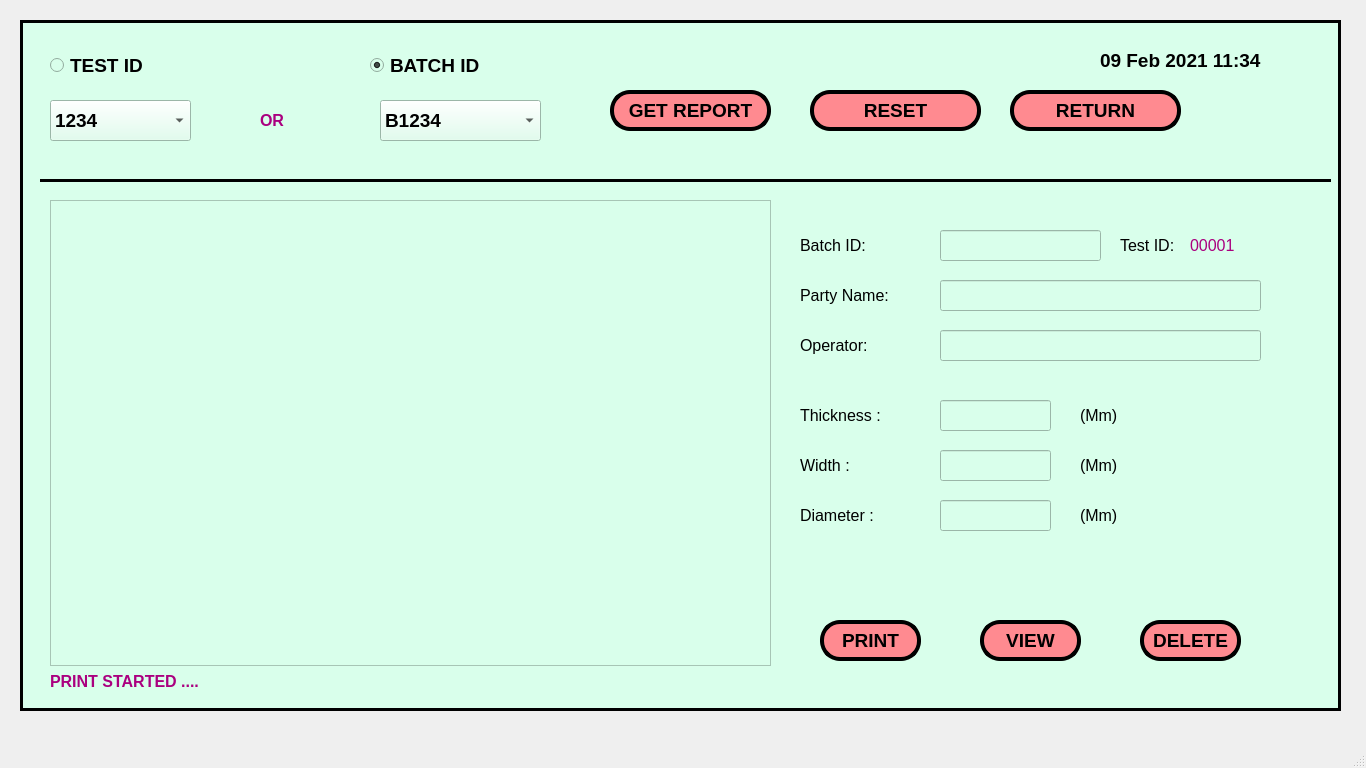
<?xml version="1.0" encoding="UTF-8"?>
<ui version="4.0">
 <class>MainWindow</class>
 <widget class="QMainWindow" name="MainWindow">
  <property name="geometry">
   <rect>
    <x>0</x>
    <y>0</y>
    <width>1366</width>
    <height>768</height>
   </rect>
  </property>
  <property name="windowTitle">
   <string>MainWindow</string>
  </property>
  <widget class="QWidget" name="centralwidget">
   <widget class="QFrame" name="frame_2">
    <property name="geometry">
     <rect>
      <x>20</x>
      <y>20</y>
      <width>1321</width>
      <height>691</height>
     </rect>
    </property>
    <property name="styleSheet">
     <string notr="true">background-color: rgb(217, 255, 235);</string>
    </property>
    <property name="frameShape">
     <enum>QFrame::Box</enum>
    </property>
    <property name="frameShadow">
     <enum>QFrame::Plain</enum>
    </property>
    <property name="lineWidth">
     <number>3</number>
    </property>
    <widget class="QLabel" name="label_9">
     <property name="geometry">
      <rect>
       <x>1080</x>
       <y>20</y>
       <width>211</width>
       <height>41</height>
      </rect>
     </property>
     <property name="font">
      <font>
       <family>Arial</family>
       <pointsize>14</pointsize>
       <weight>75</weight>
       <bold>true</bold>
      </font>
     </property>
     <property name="text">
      <string>09 Feb 2021 11:34</string>
     </property>
    </widget>
    <widget class="QPushButton" name="pushButton_9">
     <property name="geometry">
      <rect>
       <x>590</x>
       <y>70</y>
       <width>161</width>
       <height>41</height>
      </rect>
     </property>
     <property name="font">
      <font>
       <family>Arial</family>
       <pointsize>14</pointsize>
       <weight>75</weight>
       <bold>true</bold>
      </font>
     </property>
     <property name="styleSheet">
      <string notr="true">background-color: rgb(255, 138, 144);
border-radius:20px;
border-color: rgb(0, 0, 0);
border-style:outset;
border-width:4px;</string>
     </property>
     <property name="text">
      <string>GET REPORT</string>
     </property>
    </widget>
    <widget class="QPushButton" name="pushButton_10">
     <property name="geometry">
      <rect>
       <x>790</x>
       <y>70</y>
       <width>171</width>
       <height>41</height>
      </rect>
     </property>
     <property name="font">
      <font>
       <family>Arial</family>
       <pointsize>14</pointsize>
       <weight>75</weight>
       <bold>true</bold>
      </font>
     </property>
     <property name="styleSheet">
      <string notr="true">background-color: rgb(255, 138, 144);
border-radius:20px;
border-color: rgb(0, 0, 0);
border-style:outset;
border-width:4px;</string>
     </property>
     <property name="text">
      <string>RESET</string>
     </property>
    </widget>
    <widget class="Line" name="line_2">
     <property name="geometry">
      <rect>
       <x>20</x>
       <y>150</y>
       <width>1291</width>
       <height>21</height>
      </rect>
     </property>
     <property name="frameShadow">
      <enum>QFrame::Plain</enum>
     </property>
     <property name="lineWidth">
      <number>3</number>
     </property>
     <property name="orientation">
      <enum>Qt::Horizontal</enum>
     </property>
    </widget>
    <widget class="QComboBox" name="comboBox_2">
     <property name="geometry">
      <rect>
       <x>30</x>
       <y>80</y>
       <width>141</width>
       <height>41</height>
      </rect>
     </property>
     <property name="font">
      <font>
       <family>Arial</family>
       <pointsize>14</pointsize>
       <weight>75</weight>
       <bold>true</bold>
      </font>
     </property>
     <item>
      <property name="text">
       <string>1234</string>
      </property>
     </item>
     <item>
      <property name="text">
       <string>232</string>
      </property>
     </item>
     <item>
      <property name="text">
       <string>12344</string>
      </property>
     </item>
     <item>
      <property name="text">
       <string>3434</string>
      </property>
     </item>
     <item>
      <property name="text">
       <string>3444</string>
      </property>
     </item>
     <item>
      <property name="text">
       <string>34444</string>
      </property>
     </item>
    </widget>
    <widget class="QPushButton" name="pushButton_11">
     <property name="geometry">
      <rect>
       <x>800</x>
       <y>600</y>
       <width>101</width>
       <height>41</height>
      </rect>
     </property>
     <property name="font">
      <font>
       <family>Arial</family>
       <pointsize>14</pointsize>
       <weight>75</weight>
       <bold>true</bold>
      </font>
     </property>
     <property name="styleSheet">
      <string notr="true">background-color: rgb(255, 138, 144);
border-radius:20px;
border-color: rgb(0, 0, 0);
border-style:outset;
border-width:4px;</string>
     </property>
     <property name="text">
      <string>PRINT</string>
     </property>
    </widget>
    <widget class="QPushButton" name="pushButton_12">
     <property name="geometry">
      <rect>
       <x>990</x>
       <y>70</y>
       <width>171</width>
       <height>41</height>
      </rect>
     </property>
     <property name="font">
      <font>
       <family>Arial</family>
       <pointsize>14</pointsize>
       <weight>75</weight>
       <bold>true</bold>
      </font>
     </property>
     <property name="styleSheet">
      <string notr="true">background-color: rgb(255, 138, 144);
border-radius:20px;
border-color: rgb(0, 0, 0);
border-style:outset;
border-width:4px;</string>
     </property>
     <property name="text">
      <string>RETURN</string>
     </property>
    </widget>
    <widget class="QLabel" name="label_13">
     <property name="geometry">
      <rect>
       <x>780</x>
       <y>380</y>
       <width>121</width>
       <height>31</height>
      </rect>
     </property>
     <property name="font">
      <font>
       <family>Arial</family>
       <pointsize>12</pointsize>
       <weight>50</weight>
       <bold>false</bold>
      </font>
     </property>
     <property name="text">
      <string>Thickness :</string>
     </property>
    </widget>
    <widget class="QLineEdit" name="lineEdit_4">
     <property name="geometry">
      <rect>
       <x>920</x>
       <y>380</y>
       <width>111</width>
       <height>31</height>
      </rect>
     </property>
     <property name="font">
      <font>
       <family>Arial</family>
       <pointsize>12</pointsize>
       <weight>50</weight>
       <bold>false</bold>
      </font>
     </property>
     <property name="readOnly">
      <bool>true</bool>
     </property>
    </widget>
    <widget class="QLabel" name="label_15">
     <property name="geometry">
      <rect>
       <x>1060</x>
       <y>380</y>
       <width>51</width>
       <height>31</height>
      </rect>
     </property>
     <property name="font">
      <font>
       <family>Arial</family>
       <pointsize>12</pointsize>
       <weight>50</weight>
       <bold>false</bold>
      </font>
     </property>
     <property name="text">
      <string>(Mm)</string>
     </property>
    </widget>
    <widget class="QLabel" name="label_23">
     <property name="geometry">
      <rect>
       <x>1170</x>
       <y>210</y>
       <width>91</width>
       <height>31</height>
      </rect>
     </property>
     <property name="font">
      <font>
       <family>Arial</family>
       <pointsize>12</pointsize>
       <weight>50</weight>
       <bold>false</bold>
      </font>
     </property>
     <property name="styleSheet">
      <string notr="true">color: rgb(170, 0, 127);</string>
     </property>
     <property name="text">
      <string>00001</string>
     </property>
    </widget>
    <widget class="QLabel" name="label_24">
     <property name="geometry">
      <rect>
       <x>780</x>
       <y>310</y>
       <width>121</width>
       <height>31</height>
      </rect>
     </property>
     <property name="font">
      <font>
       <family>Arial</family>
       <pointsize>12</pointsize>
       <weight>50</weight>
       <bold>false</bold>
      </font>
     </property>
     <property name="text">
      <string>Operator:</string>
     </property>
    </widget>
    <widget class="QLabel" name="label_25">
     <property name="geometry">
      <rect>
       <x>780</x>
       <y>260</y>
       <width>131</width>
       <height>31</height>
      </rect>
     </property>
     <property name="font">
      <font>
       <family>Arial</family>
       <pointsize>12</pointsize>
       <weight>50</weight>
       <bold>false</bold>
      </font>
     </property>
     <property name="text">
      <string>Party Name:</string>
     </property>
    </widget>
    <widget class="QLineEdit" name="lineEdit_10">
     <property name="geometry">
      <rect>
       <x>920</x>
       <y>260</y>
       <width>321</width>
       <height>31</height>
      </rect>
     </property>
     <property name="font">
      <font>
       <family>Arial</family>
       <pointsize>12</pointsize>
       <weight>50</weight>
       <bold>false</bold>
      </font>
     </property>
     <property name="readOnly">
      <bool>true</bool>
     </property>
    </widget>
    <widget class="QLabel" name="label_26">
     <property name="geometry">
      <rect>
       <x>1100</x>
       <y>210</y>
       <width>61</width>
       <height>31</height>
      </rect>
     </property>
     <property name="font">
      <font>
       <family>Arial</family>
       <pointsize>12</pointsize>
       <weight>50</weight>
       <bold>false</bold>
      </font>
     </property>
     <property name="text">
      <string>Test ID:</string>
     </property>
    </widget>
    <widget class="QLineEdit" name="lineEdit_11">
     <property name="geometry">
      <rect>
       <x>920</x>
       <y>310</y>
       <width>321</width>
       <height>31</height>
      </rect>
     </property>
     <property name="font">
      <font>
       <family>Arial</family>
       <pointsize>12</pointsize>
       <weight>50</weight>
       <bold>false</bold>
      </font>
     </property>
     <property name="readOnly">
      <bool>true</bool>
     </property>
    </widget>
    <widget class="QLabel" name="label_27">
     <property name="geometry">
      <rect>
       <x>780</x>
       <y>210</y>
       <width>111</width>
       <height>31</height>
      </rect>
     </property>
     <property name="font">
      <font>
       <family>Arial</family>
       <pointsize>12</pointsize>
       <weight>50</weight>
       <bold>false</bold>
      </font>
     </property>
     <property name="text">
      <string>Batch ID:</string>
     </property>
    </widget>
    <widget class="QLineEdit" name="lineEdit_12">
     <property name="geometry">
      <rect>
       <x>920</x>
       <y>210</y>
       <width>161</width>
       <height>31</height>
      </rect>
     </property>
     <property name="font">
      <font>
       <family>Arial</family>
       <pointsize>12</pointsize>
       <weight>50</weight>
       <bold>false</bold>
      </font>
     </property>
     <property name="readOnly">
      <bool>true</bool>
     </property>
    </widget>
    <widget class="QLabel" name="label_17">
     <property name="geometry">
      <rect>
       <x>1060</x>
       <y>480</y>
       <width>41</width>
       <height>31</height>
      </rect>
     </property>
     <property name="font">
      <font>
       <family>Arial</family>
       <pointsize>12</pointsize>
       <weight>50</weight>
       <bold>false</bold>
      </font>
     </property>
     <property name="text">
      <string>(Mm)</string>
     </property>
    </widget>
    <widget class="QLabel" name="label_18">
     <property name="geometry">
      <rect>
       <x>1060</x>
       <y>430</y>
       <width>41</width>
       <height>31</height>
      </rect>
     </property>
     <property name="font">
      <font>
       <family>Arial</family>
       <pointsize>12</pointsize>
       <weight>50</weight>
       <bold>false</bold>
      </font>
     </property>
     <property name="text">
      <string>(Mm)</string>
     </property>
    </widget>
    <widget class="QLabel" name="label_19">
     <property name="geometry">
      <rect>
       <x>780</x>
       <y>480</y>
       <width>91</width>
       <height>31</height>
      </rect>
     </property>
     <property name="font">
      <font>
       <family>Arial</family>
       <pointsize>12</pointsize>
       <weight>50</weight>
       <bold>false</bold>
      </font>
     </property>
     <property name="text">
      <string>Diameter :</string>
     </property>
    </widget>
    <widget class="QLineEdit" name="lineEdit_7">
     <property name="geometry">
      <rect>
       <x>920</x>
       <y>480</y>
       <width>111</width>
       <height>31</height>
      </rect>
     </property>
     <property name="font">
      <font>
       <family>Arial</family>
       <pointsize>12</pointsize>
       <weight>50</weight>
       <bold>false</bold>
      </font>
     </property>
     <property name="readOnly">
      <bool>true</bool>
     </property>
    </widget>
    <widget class="QLineEdit" name="lineEdit_8">
     <property name="geometry">
      <rect>
       <x>920</x>
       <y>430</y>
       <width>111</width>
       <height>31</height>
      </rect>
     </property>
     <property name="font">
      <font>
       <family>Arial</family>
       <pointsize>12</pointsize>
       <weight>50</weight>
       <bold>false</bold>
      </font>
     </property>
     <property name="readOnly">
      <bool>true</bool>
     </property>
    </widget>
    <widget class="QLabel" name="label_20">
     <property name="geometry">
      <rect>
       <x>780</x>
       <y>430</y>
       <width>111</width>
       <height>31</height>
      </rect>
     </property>
     <property name="font">
      <font>
       <family>Arial</family>
       <pointsize>12</pointsize>
       <weight>50</weight>
       <bold>false</bold>
      </font>
     </property>
     <property name="text">
      <string>Width :</string>
     </property>
    </widget>
    <widget class="QPushButton" name="pushButton_13">
     <property name="geometry">
      <rect>
       <x>960</x>
       <y>600</y>
       <width>101</width>
       <height>41</height>
      </rect>
     </property>
     <property name="font">
      <font>
       <family>Arial</family>
       <pointsize>14</pointsize>
       <weight>75</weight>
       <bold>true</bold>
      </font>
     </property>
     <property name="styleSheet">
      <string notr="true">background-color: rgb(255, 138, 144);
border-radius:20px;
border-color: rgb(0, 0, 0);
border-style:outset;
border-width:4px;</string>
     </property>
     <property name="text">
      <string>VIEW</string>
     </property>
    </widget>
    <widget class="QPushButton" name="pushButton_14">
     <property name="geometry">
      <rect>
       <x>1120</x>
       <y>600</y>
       <width>101</width>
       <height>41</height>
      </rect>
     </property>
     <property name="font">
      <font>
       <family>Arial</family>
       <pointsize>14</pointsize>
       <weight>75</weight>
       <bold>true</bold>
      </font>
     </property>
     <property name="styleSheet">
      <string notr="true">background-color: rgb(255, 138, 144);
border-radius:20px;
border-color: rgb(0, 0, 0);
border-style:outset;
border-width:4px;</string>
     </property>
     <property name="text">
      <string>DELETE</string>
     </property>
    </widget>
    <widget class="QRadioButton" name="radioButton">
     <property name="geometry">
      <rect>
       <x>30</x>
       <y>30</y>
       <width>101</width>
       <height>31</height>
      </rect>
     </property>
     <property name="font">
      <font>
       <family>Arial</family>
       <pointsize>14</pointsize>
       <weight>75</weight>
       <bold>true</bold>
      </font>
     </property>
     <property name="text">
      <string>TEST ID </string>
     </property>
    </widget>
    <widget class="QRadioButton" name="radioButton_2">
     <property name="geometry">
      <rect>
       <x>350</x>
       <y>30</y>
       <width>171</width>
       <height>31</height>
      </rect>
     </property>
     <property name="font">
      <font>
       <family>Arial</family>
       <pointsize>14</pointsize>
       <weight>75</weight>
       <bold>true</bold>
      </font>
     </property>
     <property name="text">
      <string>BATCH ID</string>
     </property>
     <property name="checked">
      <bool>true</bool>
     </property>
    </widget>
    <widget class="QComboBox" name="comboBox_3">
     <property name="geometry">
      <rect>
       <x>360</x>
       <y>80</y>
       <width>161</width>
       <height>41</height>
      </rect>
     </property>
     <property name="font">
      <font>
       <family>Arial</family>
       <pointsize>14</pointsize>
       <weight>75</weight>
       <bold>true</bold>
      </font>
     </property>
     <item>
      <property name="text">
       <string>B1234</string>
      </property>
     </item>
     <item>
      <property name="text">
       <string>B232</string>
      </property>
     </item>
     <item>
      <property name="text">
       <string>B12344</string>
      </property>
     </item>
     <item>
      <property name="text">
       <string>3434</string>
      </property>
     </item>
     <item>
      <property name="text">
       <string>3444</string>
      </property>
     </item>
     <item>
      <property name="text">
       <string>34444</string>
      </property>
     </item>
    </widget>
    <widget class="QLabel" name="label_22">
     <property name="geometry">
      <rect>
       <x>240</x>
       <y>80</y>
       <width>31</width>
       <height>41</height>
      </rect>
     </property>
     <property name="font">
      <font>
       <family>Arial</family>
       <pointsize>12</pointsize>
       <weight>75</weight>
       <bold>true</bold>
      </font>
     </property>
     <property name="styleSheet">
      <string notr="true">color: rgb(170, 0, 127);</string>
     </property>
     <property name="text">
      <string>OR</string>
     </property>
    </widget>
    <widget class="QWidget" name="layoutWidget">
     <property name="geometry">
      <rect>
       <x>30</x>
       <y>180</y>
       <width>721</width>
       <height>491</height>
      </rect>
     </property>
     <layout class="QGridLayout" name="gridLayout">
      <item row="0" column="0">
       <widget class="QGraphicsView" name="graphicsView"/>
      </item>
      <item row="1" column="0">
       <widget class="QLabel" name="label_21">
        <property name="font">
         <font>
          <family>Arial</family>
          <pointsize>12</pointsize>
          <weight>75</weight>
          <bold>true</bold>
         </font>
        </property>
        <property name="styleSheet">
         <string notr="true">color: rgb(170, 0, 127);</string>
        </property>
        <property name="text">
         <string>PRINT STARTED ....</string>
        </property>
       </widget>
      </item>
     </layout>
    </widget>
   </widget>
  </widget>
  <widget class="QMenuBar" name="menubar">
   <property name="geometry">
    <rect>
     <x>0</x>
     <y>0</y>
     <width>1366</width>
     <height>21</height>
    </rect>
   </property>
  </widget>
  <widget class="QStatusBar" name="statusbar"/>
 </widget>
 <resources/>
 <connections/>
</ui>
